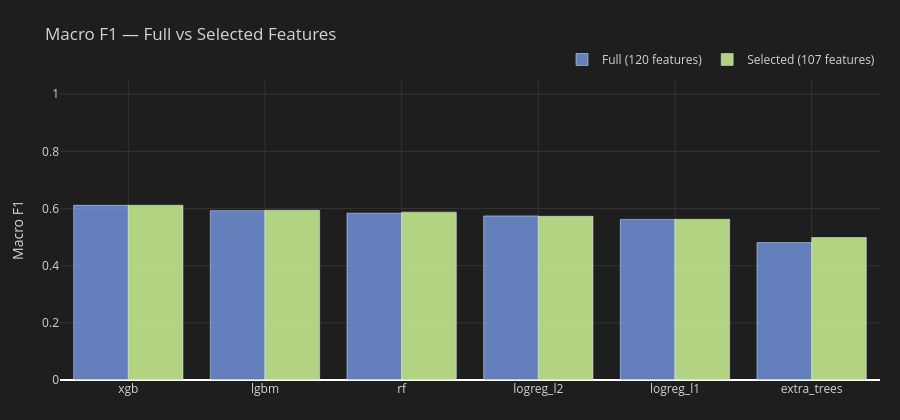

Notebook code cell kept with this figure:
### Code cell
# ── Build selected feature matrices ──────────────────────────────────────────
_sel_idx = [prescreened_features.index(f) for f in selected_features]
X_train_sel = X_train_ps[:, _sel_idx]
X_test_sel  = X_test_ps[:,  _sel_idx]
print(f"Selected feature matrix: {X_train_sel.shape[1]} features")

# ── Retrain on selected features ──────────────────────────────────────────────
from copy import deepcopy
bench_results_sel  = {}
fitted_models_sel  = {}

for name in MODELS_TO_RUN:
    model_sel = deepcopy(AVAILABLE_MODELS[name])
    _y_tr_m = y_train_xgb if name in _XGB_MODELS else y_train
    _y_te_m = y_test_xgb  if name in _XGB_MODELS else y_test
    print(f"  Retraining {name} (selected) …", end='  ')
    _t0 = time.time()
    if name in _XGB_MODELS:
        model_sel.fit(X_train_sel, _y_tr_m, sample_weight=_sw_train_xgb)
    else:
        model_sel.fit(X_train_sel, _y_tr_m)
    print(f"{time.time()-_t0:.1f}s")
    fitted_models_sel[name] = model_sel

    # Evaluate
    preds = model_sel.predict(X_test_sel)
    if name in _XGB_MODELS:
        preds_orig = np.vectorize(_LABEL_REMAP.get)(preds)
        y_te_orig  = np.vectorize(_LABEL_REMAP.get)(_y_te_m)
    else:
        preds_orig = preds
        y_te_orig  = _y_te_m

    acc   = accuracy_score(y_te_orig, preds_orig)
    f1    = f1_score(y_te_orig, preds_orig, average='macro', zero_division=0)
    f1_pc = f1_score(y_te_orig, preds_orig, average=None, zero_division=0, labels=[-1, 0, 1])
    try:
        proba = model_sel.predict_proba(X_test_sel)
        y_bin = label_binarize(_y_te_m if name in _XGB_MODELS else y_te_orig,
                               classes=[0, 1, 2] if name in _XGB_MODELS else [-1, 0, 1])
        roc = roc_auc_score(y_bin, proba, multi_class='ovr', average='macro')
    except Exception:
        roc = float('nan')
    bench_results_sel[name] = {
        'accuracy': acc, 'macro_f1': f1,
        'f1_sell': f1_pc[0], 'f1_hold': f1_pc[1], 'f1_buy': f1_pc[2],
        'roc_auc_ovr': roc,
    }

bench_df_sel = (
    pd.DataFrame(bench_results_sel).T
    .sort_values('macro_f1', ascending=False)
    .round(4)
)

# ── Full vs Selected comparison ────────────────────────────────────────────────
_compare_rows = []
for _n in MODELS_TO_RUN:
    for _met in ['accuracy', 'macro_f1', 'f1_sell', 'f1_buy', 'roc_auc_ovr']:
        _full = bench_results_full[_n][_met]
        _sel  = bench_results_sel[_n][_met]
        _compare_rows.append({
            'model': _n, 'metric': _met,
            'full': round(_full, 4),
            'selected': round(_sel, 4),
            'delta': round(_sel - _full, 4),
        })
compare_df = pd.DataFrame(_compare_rows)

print(f"\n{'='*70}")
print("  FULL vs SELECTED FEATURES — COMPARISON")
print(f"{'='*70}")
print(compare_df.pivot_table(
    index='model', columns='metric', values=['full', 'selected', 'delta']
).round(4).to_string())

# ── Comparison chart ──────────────────────────────────────────────────────────
_comp_models = bench_df_full.index.tolist()
_met_show    = 'macro_f1'
fig = go.Figure()
fig.add_trace(go.Bar(
    name=f'Full ({len(prescreened_features)} features)',
    x=_comp_models,
    y=[bench_results_full[m][_met_show] for m in _comp_models],
    marker_color='rgba(130,170,255,0.7)',
))
fig.add_trace(go.Bar(
    name=f'Selected ({len(selected_features)} features)',
    x=_comp_models,
    y=[bench_results_sel[m][_met_show] for m in _comp_models],
    marker_color='rgba(195,232,141,0.9)',
))
fig.update_layout(
    title=f'Macro F1 — Full vs Selected Features',
    barmode='group',
    yaxis=dict(range=[0, 1.05], title='Macro F1', gridcolor='#333'),
    xaxis=dict(gridcolor='#333'),
    height=420,
    paper_bgcolor='#1e1e1e', plot_bgcolor='#1e1e1e', font=dict(color='#d4d4d4'),
    legend=dict(orientation='h', yanchor='bottom', y=1.02, xanchor='right', x=1),
    margin=dict(l=60, r=20, t=80, b=40),
)
fig.show()

### Figure 1 — Plotly figure (JSON) as saved in the notebook; plotly's stock layout.template omitted (floating-point values rounded to 4 significant figures)
{"data": [{"marker": {"color": "rgba(130,170,255,0.7)"}, "name": "Full (120 features)", "type": "bar", "x": ["xgb", "lgbm", "rf", "logreg_l2", "logreg_l1", "extra_trees"], "y": [0.6115, 0.5928, 0.5838, 0.5743, 0.5622, 0.4809]}, {"marker": {"color": "rgba(195,232,141,0.9)"}, "name": "Selected (107 features)", "type": "bar", "x": ["xgb", "lgbm", "rf", "logreg_l2", "logreg_l1", "extra_trees"], "y": [0.6117, 0.594, 0.5876, 0.573, 0.5625, 0.4987]}], "layout": {"barmode": "group", "font": {"color": "#d4d4d4"}, "height": 420, "legend": {"orientation": "h", "x": 1, "xanchor": "right", "y": 1.02, "yanchor": "bottom"}, "margin": {"b": 40, "l": 60, "r": 20, "t": 80}, "paper_bgcolor": "#1e1e1e", "plot_bgcolor": "#1e1e1e", "title": {"text": "Macro F1 — Full vs Selected Features"}, "xaxis": {"gridcolor": "#333"}, "yaxis": {"gridcolor": "#333", "range": [0, 1.05], "title": {"text": "Macro F1"}}}}
